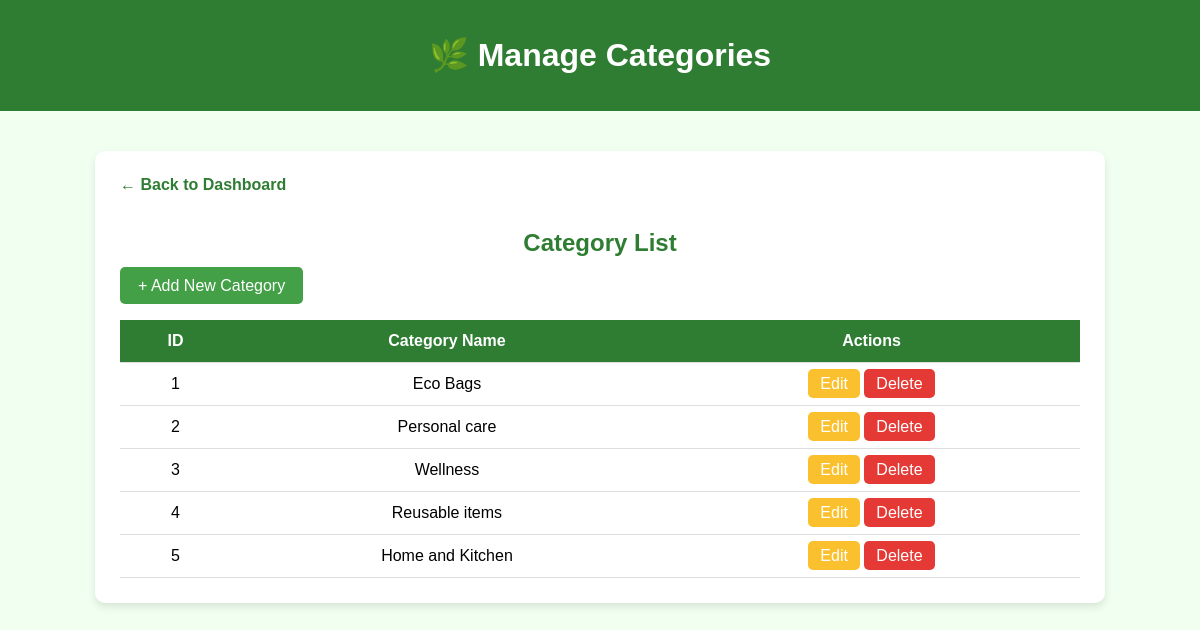
/manage_categories/, run on the app's committed database.
### app/models.py (models this page shows, shortened)
class Category(models.Model):
    name = models.CharField(max_length=100)

### app/views.py (the view)
# urls.py: path('manage_categories/', views.manage_categories, name='manage_categories'),
def manage_categories(request):
    if request.method == 'POST':
        name = request.POST['name']
        Category.objects.create(name=name)
        return redirect('manage_categories')
    categories = Category.objects.all()
    return render(request, 'manage_categories.html', {'categories': categories})

### templates/manage_categories.html (shortened to what this page needs)
<!DOCTYPE html>
<html lang="en">
<head>
</head>
<body>
    <header>
        <h1>🌿 Manage Categories</h1>
    </header>
    <div class="container">
        <a href="{% url 'admin_dashboard' %}" class="back-link">← Back to Dashboard</a>
        <h2>Category List</h2>
        <a href="{% url 'add_category' %}" class="button">+ Add New Category</a>
        {% if categories %}
        <table>
            <thead>
                <tr>
                    <th>ID</th>
                    <th>Category Name</th>
                    <th>Actions</th>
                </tr>
            </thead>
            <tbody>
                {% for category in categories %}
                <tr>
                    <td>{{ forloop.counter }}</td>
                    <td>{{ category.name }}</td>
                    <td>
                        <a href="{% url 'edit_category' category.id %}" class="btn-edit">Edit</a>
                        <a href="{% url 'delete_category' category.id %}" class="btn-delete">Delete</a>
                    </td>
                </tr>
                {% endfor %}
            </tbody>
        </table>
        {% else %}
        <p style="text-align:center; color: gray;">No categories added yet.</p>
        {% endif %}
    </div>
</body>
</html>

### templates/manage_categories.html (style rules this page uses)
body { font-family: Arial, sans-serif; background: #f0fff0; margin: 0; }
header { background: #2e7d32; color: white; text-align: center; padding: 15px; }
.container { width: 80%; margin: 40px auto; background: white; padding: 25px; border-radius: 10px; box-shadow: 0 4px 8px rgba(0, 0, 0, 0.1); }
h2 { color: #2e7d32; text-align: center; margin-bottom: 20px; }
a.button { background: #43a047; color: white; padding: 10px 18px; border-radius: 5px; text-decoration: none; }
table { width: 100%; border-collapse: collapse; margin-top: 25px; }
th, td { padding: 12px; border-bottom: 1px solid #ddd; text-align: center; }
th { background: #2e7d32; color: white; }
.btn-edit { background: #fbc02d; color: white; padding: 6px 12px; border-radius: 5px; text-decoration: none; }
.btn-delete { background: #e53935; color: white; padding: 6px 12px; border-radius: 5px; text-decoration: none; }
.back-link { display: inline-block; margin-bottom: 15px; color: #2e7d32; text-decoration: none; font-weight: bold; }

### data on the page
Category: name "Eco Bags"
Category: name "Personal care"
Category: name "Wellness"
Category: name "Reusable items"
Category: name "Home and Kitchen"
